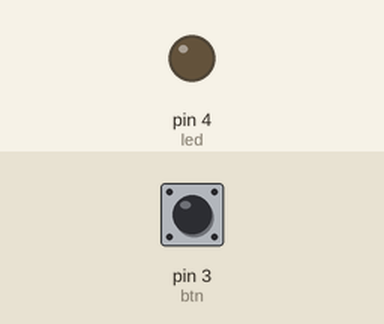
Simulated run of this sketch. Board: Arduino Uno, built with avr-gcc and run on an emulated ATmega328P. On the bench: output pins drawn as LEDs (lit = HIGH). The inputs (shaded band) are chosen by the test bench; at power-on: pin 3 (btn) LOW.

Above: at 1.2 s.
1.3 s: pin 3 (btn) pulled HIGH for 0.15 s
At 1.37 s:
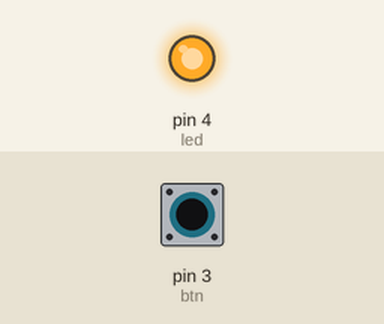
2.9 s: pin 3 (btn) pulled HIGH for 3.2 s
At 6.8 s:
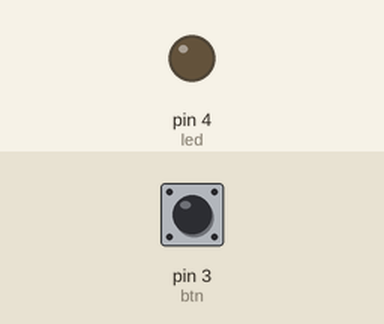
Timing chart, 0 to 8.3 s (numbered marks = the images above; inputs shaded):
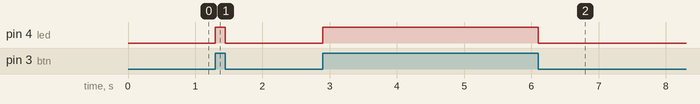

The sketch:

pressButton.ino
```cpp
#define led 4
#define btn 3
int aceso = 0;

void setup() {
  // A função pinMode, define o estado do pino, recebendo dois parametros o numero da porta e o modo dela (INPUT=Entrada OU OUTPUT=Saída)
  pinMode(led,OUTPUT);
  pinMode(btn,INPUT);
}

// the loop function runs over and over again forever
void loop() {
  // HIGH - lIGADO(5v)
  // LOW - Desligado(0v)

  if(digitalRead(btn) == HIGH){
    digitalWrite(led, HIGH);
  }else{
    digitalWrite(led, LOW);
  }
}
```

Measured:
- after the input at 1.3 s, pin 4 (led): LOW → HIGH at once, → LOW 0.15 s later
- after the input at 2.9 s, pin 4 (led): LOW → HIGH at once, → LOW 3.2 s later
